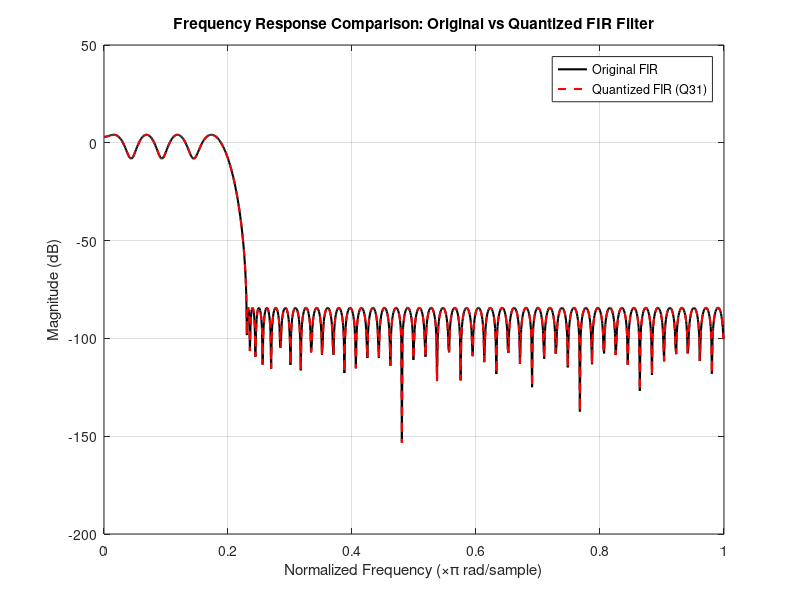

Recreate this plot in MATLAB.
% Load the FIR coefficients from files
original_coeffs = load('fir_coeffs.txt');  % Load original (floating-point) coefficients
quantized_coeffs = load('quantized_coeffs.txt');  % Load quantized coefficients

% Normalize quantized coefficients (convert back from fixed-point format)
bits = 32;  % Ensure this matches the quantization in Python
scale_factor = 2^(bits - 1);
normalized_coeffs = quantized_coeffs / scale_factor;

% Compute frequency response for both sets of coefficients
[H_orig, w] = freqz(original_coeffs, 1, 1024);
[H_quant, ~] = freqz(normalized_coeffs, 1, 1024);

% Plot magnitude response comparison
figure;
plot(w / pi, 20 * log10(abs(H_orig)), 'k', 'LineWidth', 1.5); hold on;
plot(w / pi, 20 * log10(abs(H_quant)), 'r--', 'LineWidth', 1.5);
xlabel('Normalized Frequency (\times\pi rad/sample)');
ylabel('Magnitude (dB)');
title('Frequency Response Comparison: Original vs Quantized FIR Filter');
legend('Original FIR', 'Quantized FIR (Q31)');
grid on;
